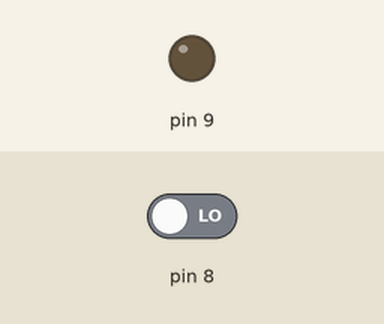
Simulated run of this sketch. Board: Arduino Uno, built with avr-gcc and run on an emulated ATmega328P. On the bench: output pins drawn as LEDs (lit = HIGH). The test bench sets the inputs (shaded band); at power-on: pin 8 LOW.

Above: at 1.2 s.
1.3 s: pin 8 driven HIGH
At 2.3 s:
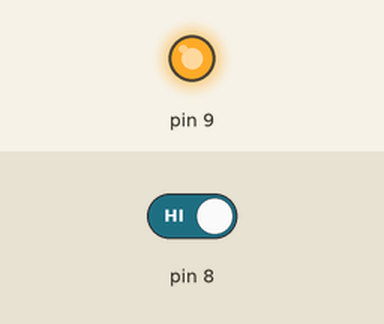
2.8 s: pin 8 driven LOW
At 3.4 s:
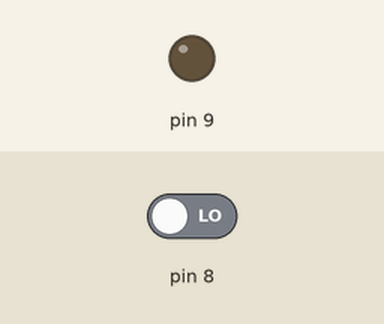
Timing chart, 0 to 5.8 s (numbered marks = the images above; inputs shaded):
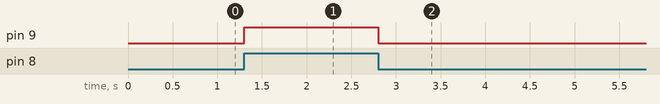

The sketch:

programa03.ino
```cpp
boolean boton;


void setup() {
  pinMode(8, INPUT);
  pinMode(9, OUTPUT);
}

void loop() {
  boton = digitalRead(8);

  if(boton == 1){
    digitalWrite(9, HIGH);
  }else{
    digitalWrite(9, LOW);
  }
}
```

Measured:
- after the input at 1.3 s, pin 9: LOW → HIGH at once
- after the input at 2.8 s, pin 9: HIGH → LOW at once
